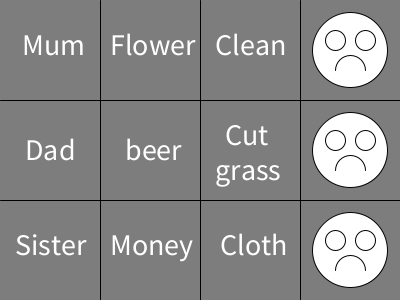
Frame 1 (no input)
Frame 60 (the mouse pressed at the canvas centre just before this capture): identical to frame 1, image omitted
Frame 120 (the mouse held since frame 60 and released just before this capture): identical to frame 1, image omitted

The Processing sketch that drew this single still picture (run headless with seeded random() and noise(); from frame 60 on, the mouse is pressed at the canvas centre):

// Processing sketch: Glad_mor__far_og_s_ster
// ── Glad_mor__far_og_s_ster.pde
boolean flower = false;
boolean clean = false;
boolean beer = false;
boolean cut = false;
boolean money = false;
boolean cloths = false;
boolean mum = false;
boolean dad = false;
boolean sister = false;

void setup() {
  size(400, 300);
  board();
  angry1();
  angry2();
  angry3();
}

void draw() {
}

void board() {
  background(125);
  line(100, 0, 100, 300);
  line(200, 0, 200, 300);
  line(300, 0, 300, 300);
  line(0, 100, 400, 100);
  line(0, 200, 400, 200);
  textSize(30);

  text("Mum", 22, 55);
  text("Flower", 110, 55);
  text("Clean", 215, 55);

  text("Dad", 25, 160);
  text("beer", 125, 160);
  text("Cut", 225, 145);
  text("grass", 215, 180);

  text("Sister", 15, 255);
  text("Money", 110, 255);
  text("Cloth", 220, 255);
}

void mouseClicked() {
  float x = mouseX;
  float y = mouseY;
  if ((x > 100 && x < 200) && (y > 0 && y < 100)) {
    flower = true;
    println("Flower");
  } else if ((x > 200 && x < 300) && (y > 0 && y < 100)) {
    clean = true;
    println("Clean");
  } else if ((x > 100 && x < 200) && (y > 100 && y < 200)) {
    beer = true;
    println("Beer");
  } else if ((x > 200 && x < 300) && (y > 100 && y < 200)) {
    cut = true;
    println("Cut grass");
  } else if ((x > 100 && x < 200) && (y > 200 && y < 300)) {
    money = true;
    println("Money");
  } else if ((x > 200 && x < 300) && (y > 200 && y < 300)) {
    cloths = true;
    println("Cloth");
  }

  if (money || cloths) {
    sister = true;
    happy3();
    if (beer && cut && sister) {
      dad = true;
      happy2();
      if (flower && clean && dad && sister) {
        mum = true;
        happy1();
      }
    }
  }
}

void angry1() {
  circle(350, 50, 75);
  circle(335, 40, 20);
  circle(365, 40, 20);
  arc(350, 70, 30, 30, -PI, 0);
}

void angry2() {
  circle(350, 150, 75);
  circle(335, 140, 20);
  circle(365, 140, 20);
  arc(350, 170, 30, 30, -PI, 0);
}

void angry3() {
  circle(350, 250, 75);
  circle(335, 240, 20);
  circle(365, 240, 20);
  arc(350, 270, 30, 30, -PI, 0);
}

void happy1() {
  circle(350, 50, 75);
  circle(335, 40, 20);
  circle(365, 40, 20);
  arc(350, 60, 30, 30, 0, PI);
}

void happy2() {
  circle(350, 150, 75);
  circle(335, 140, 20);
  circle(365, 140, 20);
  arc(350, 160, 30, 30, 0, PI);
}

void happy3() {
  circle(350, 250, 75);
  circle(335, 240, 20);
  circle(365, 240, 20);
  arc(350, 260, 30, 30, 0, PI);
}
